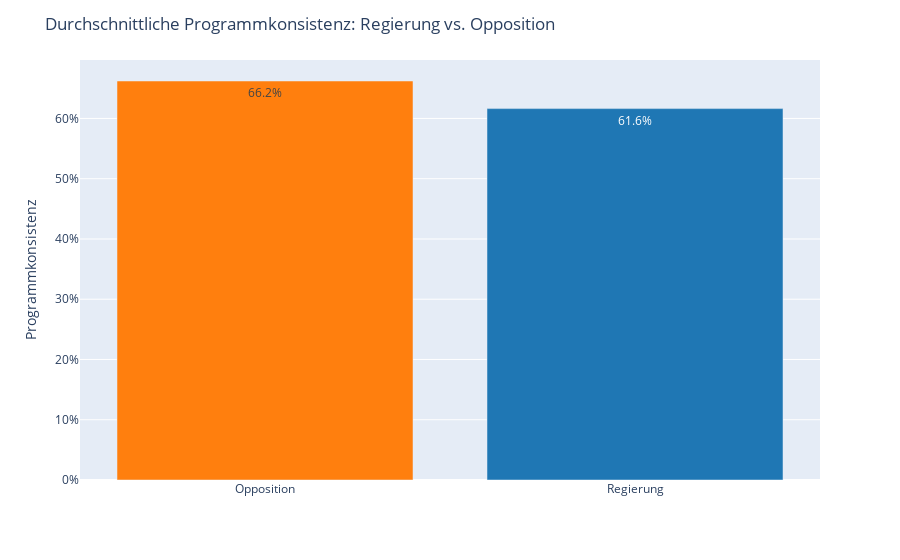

The code cell stored with this chart in its notebook:
### Code cell
import pandas as pd
import plotly.express as px

df = predictions.groupby("is_governing")["vote_correct"].mean().reset_index()
df["Status"] = df["is_governing"].map({True: "Regierung", False: "Opposition"})
df["Percent"] = (df["vote_correct"] * 100).round(1).astype(str) + "%"

fig = px.bar(
    df,
    x="Status",
    y="vote_correct",
    text="Percent",
    color="Status",
    color_discrete_map={"Regierung":"#1f77b4","Opposition":"#ff7f0e"}
)

fig.update_layout(
    yaxis_title="Programmkonsistenz",
    yaxis_tickformat=".0%",
    xaxis_title="",
    showlegend=False,
    title="Durchschnittliche Programmkonsistenz: Regierung vs. Opposition"
)

fig.show()

### Figure 1 — Plotly figure (JSON) as saved in the notebook; plotly's stock layout.template omitted (floating-point values rounded to 4 significant figures)
{"data": [{"hovertemplate": "Status=%{x}<br>vote_correct=%{y}<br>Percent=%{text}<extra></extra>", "legendgroup": "Opposition", "marker": {"color": "#ff7f0e", "pattern": {"shape": ""}}, "name": "Opposition", "orientation": "v", "showlegend": true, "text": ["66.2%"], "textposition": "auto", "type": "bar", "x": ["Opposition"], "xaxis": "x", "y": [0.6621], "yaxis": "y"}, {"hovertemplate": "Status=%{x}<br>vote_correct=%{y}<br>Percent=%{text}<extra></extra>", "legendgroup": "Regierung", "marker": {"color": "#1f77b4", "pattern": {"shape": ""}}, "name": "Regierung", "orientation": "v", "showlegend": true, "text": ["61.6%"], "textposition": "auto", "type": "bar", "x": ["Regierung"], "xaxis": "x", "y": [0.6163], "yaxis": "y"}], "layout": {"barmode": "relative", "legend": {"title": {"text": "Status"}, "tracegroupgap": 0}, "margin": {"t": 60}, "showlegend": false, "title": {"text": "Durchschnittliche Programmkonsistenz: Regierung vs. Opposition"}, "xaxis": {"anchor": "y", "categoryarray": ["Opposition", "Regierung"], "categoryorder": "array", "domain": [0, 1], "title": {"text": ""}}, "yaxis": {"anchor": "x", "domain": [0, 1], "tickformat": ".0%", "title": {"text": "Programmkonsistenz"}}}}
